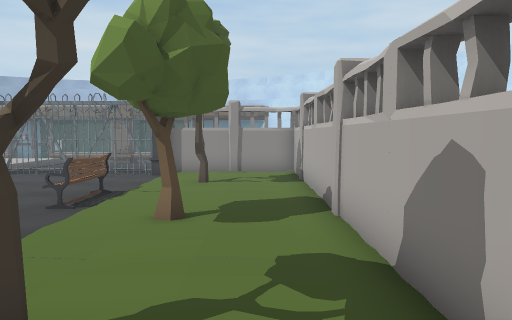
View 1 (above)

24 first-person views from a walk through a 3-D level made in the Unity game engine. The camera is 1.4 m above the floor, tilts 4° down and sees 70° across. Doors are open. The floor is counted in squares, 1 m on a side. Each view is taken from the middle of a square. On the plan, view 1 faces up. The plan holds only what a view shows up to about 16 squares ahead; the rest is blank. The place goes on beyond the plan. The player character is not drawn.

View 2
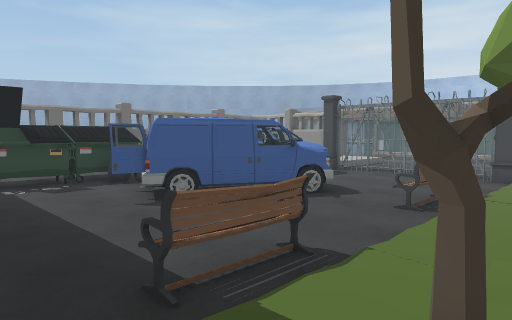

View 3
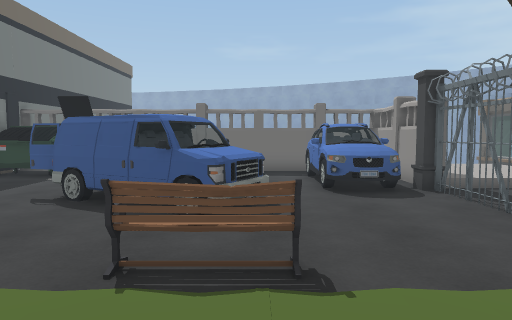

View 4
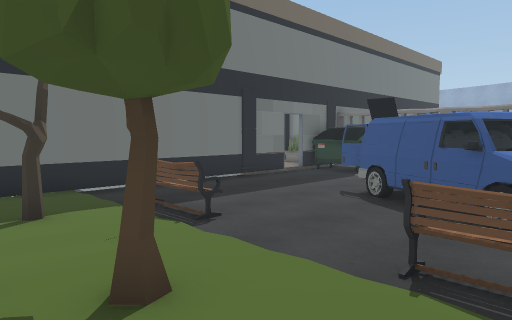

View 5
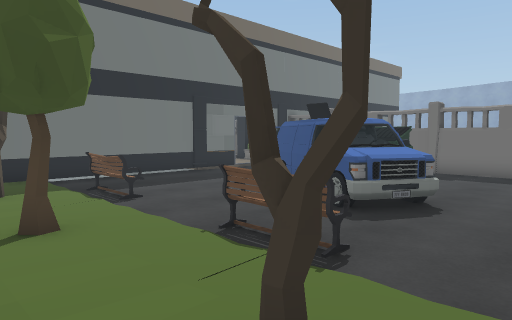

View 6
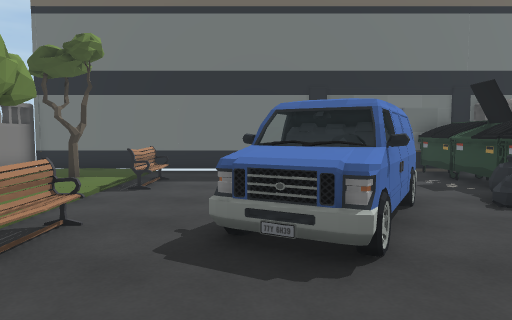

View 7
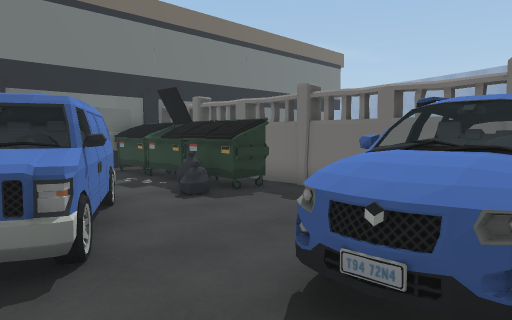

View 8
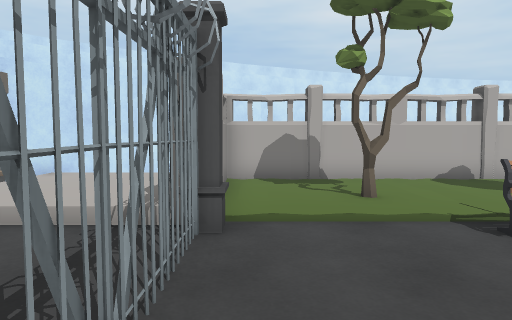

View 9
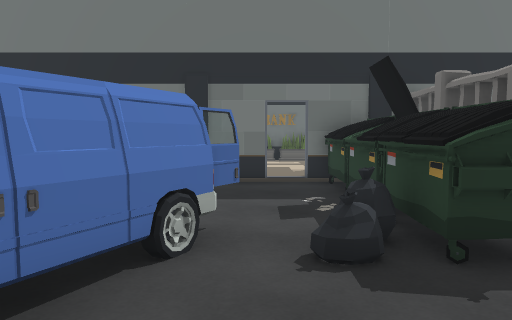

View 10
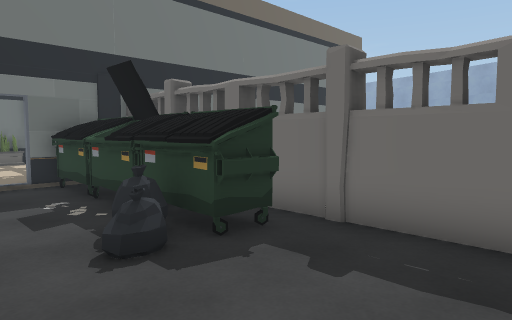

View 11
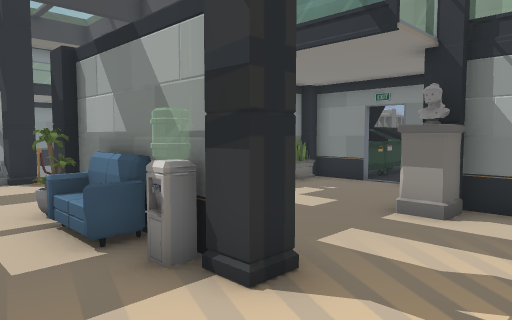

View 12
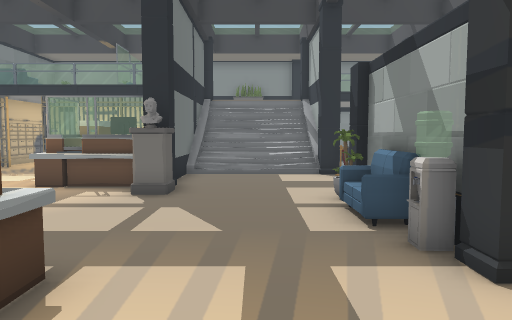

View 13
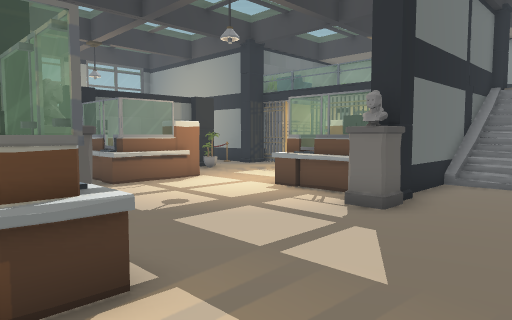

View 14
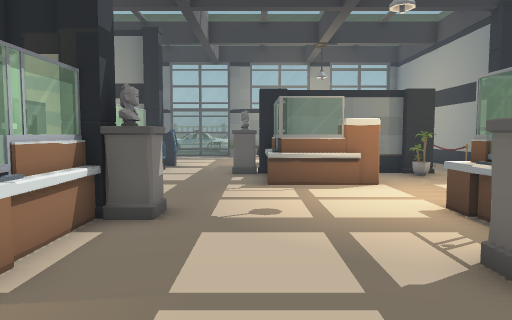

View 15
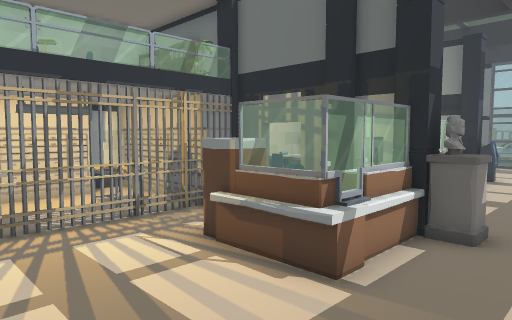

View 16
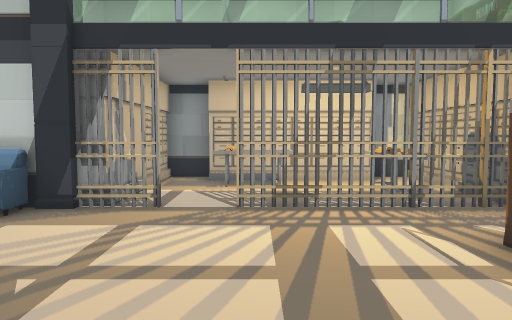

View 17
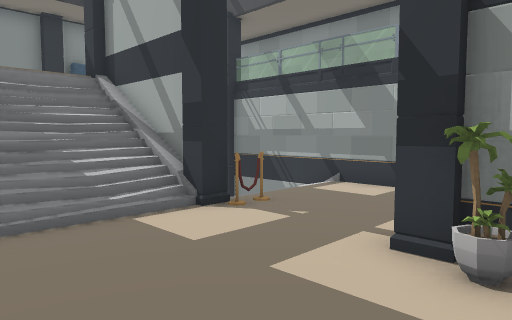

View 18
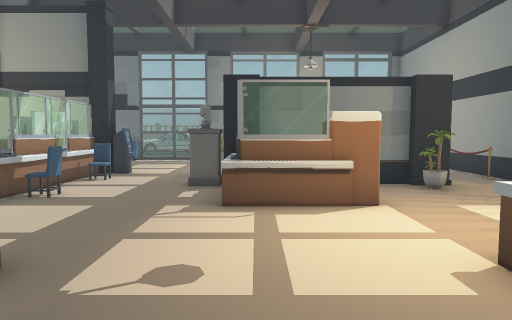

View 19
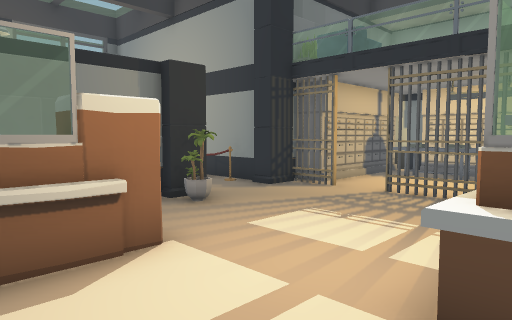

View 20
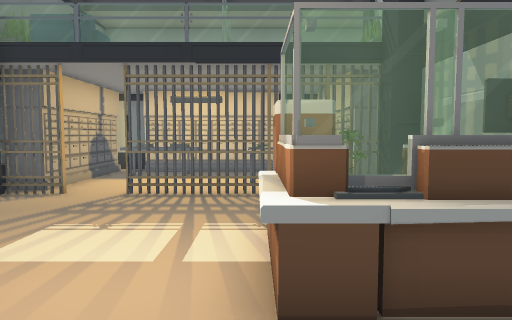

View 21
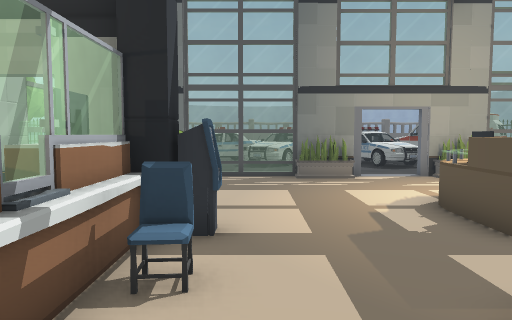

View 22
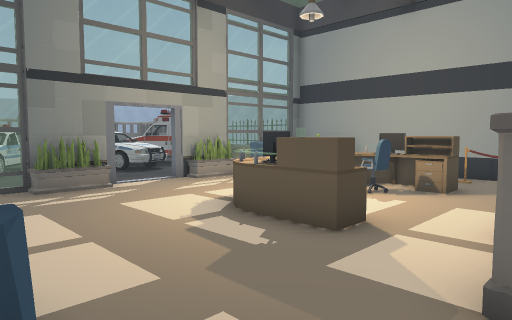

View 23
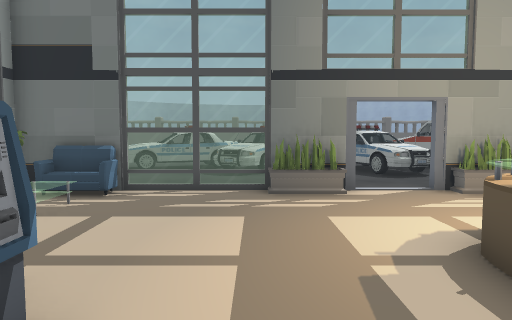

View 24
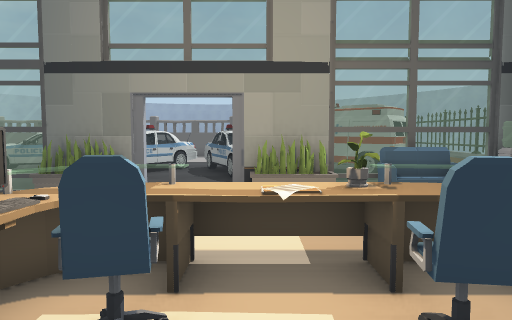

### Floor plan
Key: @ floor where view 1 was taken; # wall or solid block; x gap in a wall; . main floor; : floor 0.25 m higher than the main floor; / step, stairs or slope; D open door; = window, fence, low wall or low ledge; ^ raised ledge; v drop or lower ground; T tree; B bench; C car; A van; P pillar; L plant; S statue; F sofa; W water cooler; E desk; H thing the floor can be seen under or through; M cash machine; G table; O other object.
Columns run from 29 left of view 1 to 2 right of it. Each row starts with its distance up from view 1.
 15                   :.......::::
 14               ######OOOOOxO#####
 13               # CCCC....../   .#
 12               #CCCCCC...../  . #
 11               #CCCCC....../T  .#
 10               #.........../T  .#
  9              v#......AA..B/  ..#
  8               #.....AAA..//   .#
  7              v#.....AAA.../    #
  6               #OOO.AAA..../TT  #
  5               #OOOAAAA..../    #
  4                OO.A.A....//    #
  3                OO........O/    #
  2                OO........B/TT  #
  1               ^OO........./    #
  0               ^OO........./ .@ #
 -1      ############.##P###########
 -2                L...
 -3      ########   .... OOOO
 -4      P   v/..   ...SS.   P
 -5      O    /...  ....P.   P
 -6      O    ....  ...... .FP
 -7 #F   O    .O.. ..  ......######
 -8 #F   P####PO..PL### P...DD....#
 -9 P    P////PO..PLF/WW........GO
-10 #     /////..............#..G#
-11       /////..............x..G#
-12        ////..............x...#
-13      P/////..PS.....EEE..#GG ##
-14      L#LP#D DPS.....EEE..#GG O#
-15        xL D EO......OEO  #OOOO#
-16   #       OEEE.....SPPPPPP
-17   O.OOOH...EEE.....SP P #
-18   O....H.............
-19   OGG..HD............
-20   O G..HD.....EEEE....     O
-21  #OGG.........  EE...EE   OO
-22  #O##O##...L..  OE....O
-23  #     #P..P####PSS...O
-24        ##O.   ...P....E
-25         #O...........EO
-26         #O.EE...E....MPPPP
-27         #  OOO.OO.....O  P
-28         #  OOEEEO......
-29         #   ELEEE......
-30         #    ...........
-31               .........O
-32         #    ...........OO
-33         #OF==##..##====FF#
-34         #     D..  ....
-35         ^     ... ......
-36         ^    CC.....C...
-37         #CC  CCC...CC...
-38         ^CCC.CCC..CCC.CCC
-39         ^  CCCCCCCCCCCCCC
-40              CC CCC CCCC

Where each view was taken, in squares from view 1:
view 1: 0 up, 0 right, facing up
view 2: 0 up, 1 left, facing up-left
view 3: 9 up, 0 right, facing left
view 4: 9 up, 0 right, facing down-left
view 5: 12 up, 0 right, facing down-left
view 6: 13 up, 7 left, facing down
view 7: 13 up, 7 left, facing down-left
view 8: 13 up, 9 left, facing right
view 9: 10 up, 11 left, facing down
view 10: 10 up, 10 left, facing down-left
view 11: 11 down, 7 left, facing up-left
view 12: 11 down, 6 left, facing left
view 13: 10 down, 8 left, facing down-left
view 14: 10 down, 12 left, facing down
view 15: 9 down, 12 left, facing down-right
view 16: 10 down, 11 left, facing right
view 17: 13 down, 13 left, facing up-left
view 18: 13 down, 13 left, facing down
view 19: 16 down, 13 left, facing down-left
view 20: 17 down, 13 left, facing left
view 21: 21 down, 9 left, facing down
view 22: 23 down, 8 left, facing down-left
view 23: 24 down, 10 left, facing down
view 24: 25 down, 15 left, facing down
